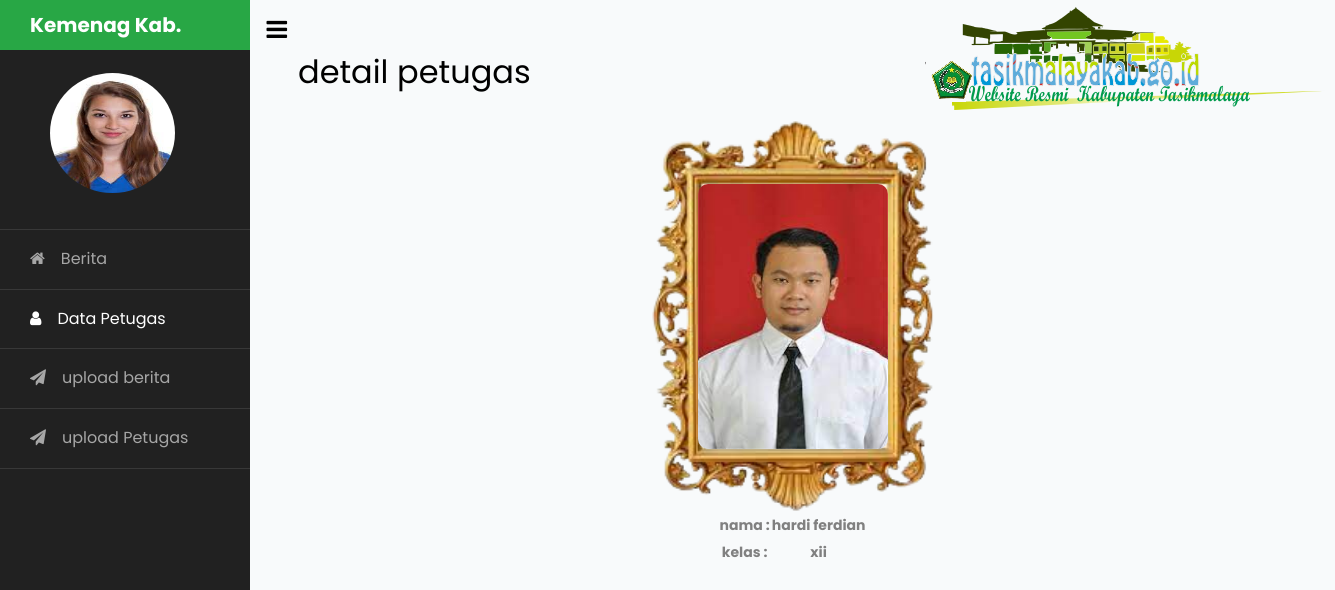
The page /index.php?page=detail&id=12122 (signed in) on the database its author committed.
### tables this page shows
CREATE TABLE `siswa` (
  `nik` int(11) NOT NULL,
  `nama` varchar(40) NOT NULL,
  `jk` enum('l','p','','') NOT NULL,
  `kelas` enum('x','xi','xii','') NOT NULL,
  `poto` varchar(10000) DEFAULT NULL
);

### index.php (the view, shortened to what this page needs)
<?php
if (isset($_GET['page'])) {
  $acp = $_GET['page'];
}
?>
<?php
include "koneksi/koneksi.php";
 $foto = $_SESSION['nik'];
$query = mysqli_query($koneksi,"SELECT * FROM siswa WHERE nik='$foto'");
$foto = mysqli_fetch_array($query);
?>
<!doctype html>
<html lang="en">
<head>
  <link rel="stylesheet" href="https://stackpath.bootstrapcdn.com/font-awesome/4.7.0/css/font-awesome.min.css">
  <link rel="stylesheet" href="css/style.css">
</head>
<body>
  <div class="wrapper d-flex align-items-stretch">
    <nav id="sidebar">
      <div class="custom-menu">
        <button type="button" id="sidebarCollapse" class="btn btn-primary">
          <i class="fa fa-bars"></i>
        </button>
      </div>
      <h1><a href="index.php" class="logo">Kemenag Kab.</a></h1>
      <ul class="list-unstyled components mb-5">
        <li>
          <div class="propil">
          <img src="img/<?= $foto['poto']?>" id="img" >
        <img src="img/logop.png" alt="" id="i">
        </div>
        <br>
        </li>
        <li class="<?php if($acp == 'berita'){echo"active";}if($acp == 'edit' ){echo"active";} ?>">
        <div class="garis"></div>
          <a href="index.php?page=berita"><span class="fa fa-home mr-3"></span>Berita</a>
        </li>
        <li class="<?php if($acp == 'siswa' ){echo"active";}if($acp == 'detail' ){echo"active";}if($acp == 'editsiswa' ){echo"active";} ?>">
          <a href="index.php?page=siswa"><span class="fa fa-user mr-3"></span>Data Petugas</a>
        </li>
        <li class="<?php if($acp == 'upload'){echo"active";} ?>">
          <a href="index.php?page=upload"><span class="fa fa-paper-plane mr-3"></span>upload berita</a>
        </li>
        <li class="<?php if($acp == 'upload-siswa'){echo"active";} ?>">
          <a href="index.php?page=upload-siswa"><span class="fa fa-paper-plane mr-3"></span>upload Petugas</a>
        </li>
      </ul>
    </nav>
    <?php
    if (isset($_GET['page'])) {
      $id = $_GET['page'];
      if ($id == 'berita') {
        $name_page = "tampilan berita aktual";
      } else if ($id == 'upload') {
        $name_page = "upload berita";
      } else if ($id == 'siswa') {
        $name_page = "Data Petugas Kemenag";
      } else if ($id == 'upload-siswa') {
        $name_page = "upload data siswa";
      }else if ($id == 'detail') {
        $name_page = "detail petugas";
      }else if ($id == 'edit') {
        $name_page = "edit berita";
      }else if ($id == 'editsiswa') {
        $name_page = "edit data siswa";
      }
    }else{
      header('location:login');
    }
    ?>
    <div id="content" class="p-4 p-md-5 pt-5">
      <h2><?= $name_page ?></h2>
      <p>
        <?php
        if (isset($_GET['page'])) {
          $id = $_GET['page'];
          if ($id == 'berita') {
            include "tampil-data.php";
          } else if ($id == 'upload') {
            include "upload.php";
          } else if ($id == 'edit') {
            include "edit.php";
          } else if ($id == 'siswa') {
            include "tampil-data-siswa.php";
          } else if ($id == 'upload-siswa') {
            include "upload-siswa.php";
          } else if ($id == 'edit') {
            include "edit.php";
          }else if ($id == 'detail') {
            include "detail-siswa.php";
          }else if ($id == 'editsiswa') {
            include "edit-siswa.php";
          }
        }
        ?>
      </p>
    </div>
  </div>
</body>
</html>

### detail-siswa.php (shortened to what this page needs)
<?php
include "koneksi/koneksi.php";
if (isset($_GET['id'])) {
    $id = $_GET['id'];
    $queri = mysqli_query($koneksi, "SELECT * FROM siswa WHERE nik = '$id'");
    $data = mysqli_fetch_array($queri);
?>
   <center>
    <div class="out-box">
    <img src="img/<?= $data[4] ?>" alt="" id="im"><br><br>
    </div>
    <table>
    <tr>
            <td><b>nama :</b></td>
            <td><b><?=$data[1]?></b></td>
        </tr>
        <tr>
            <td><b>kelas  :</b></td>
            <td><b><?=$data[3]?></b></td>
        </tr>
    </table>
   </center>
<?php
}
?>

### detail-siswa.php (style rules this page uses)
#im { width:190px; height:265px; border-radius:10px; margin-top:24%; }
table { text-align:center; }
.out-box { width: 300px; height:400px; background-image:url('img/p1.png'); background-size:cover; border-radius: 10px; text-align: center; }

### index.php (style rules this page uses)
body { background-color:#f8fafb; }
#i { margin-top:-119%; margin-left:370%; }

### rows shown on the page
siswa: poto (picture)
siswa: poto (picture), nama "hardi ferdian", kelas "xii"

### other values the page prints
$name_page "detail petugas"
